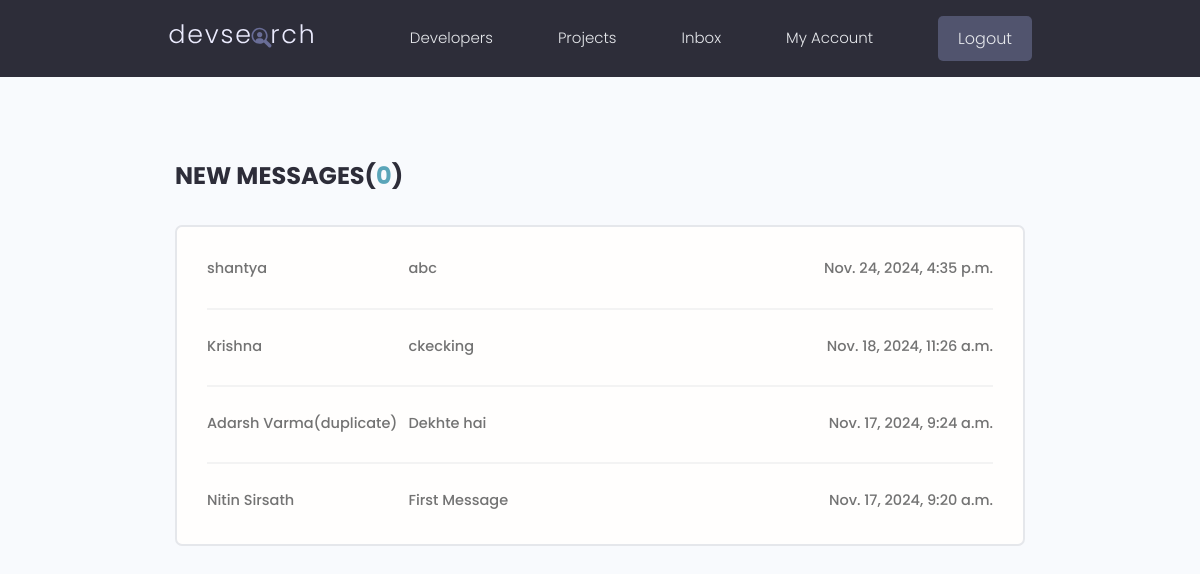
The page /inbox/ (signed in) on the database its author committed.
### users/models.py (models this page shows, shortened)
class Message(models.Model):
    sender = models.ForeignKey(Profile, related_name='sent_messages', on_delete=models.SET_NULL, null=True, blank=True)
    recipient = models.ForeignKey(Profile, related_name='received_messages', on_delete=models.SET_NULL, null=True, blank=True)
    name = models.CharField(max_length=200, null=True, blank=True)
    email = models.EmailField(max_length=200, null=True, blank=True)
    subject = models.CharField(max_length=200, null=True, blank=True)
    body = models.TextField()
    created = models.DateTimeField(auto_now_add=True)
    id = models.UUIDField(default=uuid.uuid4, unique=True, primary_key=True, editable=False)
    is_read = models.BooleanField(default=False, null=True)
    class Meta:
        ordering = ['is_read', '-created']

### users/views.py (the view)
# urls.py: path('inbox/', inbox, name='inbox'),
@login_required(login_url='login')
def inbox(request):
    profile = request.user.profile
    messageRequests = profile.received_messages.all()
    unreadCount = messageRequests.filter(is_read=False).count()
    context = {'messageRequests':messageRequests, 'unreadCount':unreadCount}
    return render(request, 'users/inbox.html', context)

### users/templates/users/inbox.html
{% extends 'main.html' %}
{% block content %}
  <main class="inbox my-xl">
    <div class="content-box">
      <h3 class="inbox__title">New Messages(<span>{{unreadCount}}</span>)</h3>
      <ul class="messages">
        {% for message in messageRequests  %}
          {% if message.is_read == False %}
          <li class="message message--unread">
          {% else %}
          <li class="message">
          {% endif %}
            <a href="{% url 'message' message.id %}">
              <span class="message__author">{{message.name}}</span>
              <span class="message__subject">{{message.subject}}</span>
              <span class="message__date">{{message.created}}</span>
            </a>
          </li>
        {% endfor %}
      </ul>
    </div>
  </main>
  {% endblock content %}

### static/styles/app.css (style rules this page uses)
:root { --color-sub: #2d2d39; }
.content-box { width: 95%; max-width: 85rem; margin: 0 auto; }
.inbox { height: 90vh; }
.inbox__title, .inbox__title span { font-size: 2.4rem; font-weight: 700; color: var(--color-sub); text-transform: uppercase; text-align: left; margin-bottom: 3rem; }
.inbox__title span { color: var(--color-main); }
.messages { list-style: none; background: var(--color-white); padding: 0.5rem 3rem; border: 2px solid var(--color-light); border-radius: 0.7rem; }
.message { padding: 2.5rem 0; }
.message > a span { font-size: 1.45rem; font-weight: 500; }
.message:not(:last-child) { border-bottom: 2px solid var(--color-white-light); }
.message > a { display: flex; gap: 1rem; }
.message__author, .message__date { flex-basis: 25%; }
.message__subject { flex-basis: 50%; }
.message__date { text-align: right; }

### static/uikit/styles/modules/_variables.css (style rules this page uses)
:root { --color-main: #5aa5b9; --color-main-light: #e6faff; --color-sub: #3f4156; --color-sub-light: #51546e; --color-sub-lighter: #ededfd; --color-text: #737373; --color-gray: #8b8b8b; --color-light: #e5e7eb; --color-light-gray: #767676; --color-bg: #f8fafd; --color-white: #fffefd; --color-white-light: #f3f3f3; --color-success: #359e64; --color-success-bg: #def8e8; --color-error: #fc4b0b; --color-error-bg: #fff2ee; --font-base: 'Poppins', arial, helvetica, 'Segoe UI', roboto, ubuntu, sans-serif; --font-monospace: 'Fira Code', 'Courier New', courier, monospace; --font-regular: 300; --font-medium: 500; --font-bold: 700; --generic-shadow: 1px 1px 5px #00000010; --generic-transition: all 0.3s ease-in-out; }

### static/uikit/styles/modules/_base.css (style rules this page uses)
* { margin: 0; padding: 0; box-sizing: border-box; text-rendering: optimizeLegibility; color: inherit; font-size: inherit; }
html { font-size: 50%; }
@media only screen and (min-width: 480px) { html { font-size: 56.25%; } }
@media only screen and (min-width: 1200px) { html { font-size: 62.5%; } }
body { line-height: 1.6; font-weight: 400; font-size: 1.5rem; color: var(--color-text); background-color: var(--color-bg); min-height: 100vh; }

### static/uikit/styles/modules/_typography.css (style rules this page uses)
* { font-family: var(--font-base); }
h3 { font-size: 3.2rem; font-weight: var(--font-medium); }
p, span, strong { font-size: 1.6rem; color: var(--color-text); font-weight: var(--font-regular); }
a { padding-bottom: 2px; text-decoration: none; display: inline-block; color: var(--color-main); font-weight: var(--font-medium); }

### static/uikit/styles/modules/_utilities.css (style rules this page uses)
.my-xl { margin: 8rem auto; }

### rows shown on the page
Message: name "shantya", subject "abc", created "Nov. 24, 2024, 4:35 p.m."
Message: name "Krishna", subject "ckecking", created "Nov. 18, 2024, 11:26 a.m."
Message: name "Adarsh Varma(duplicate)", subject "Dekhte hai", created "Nov. 17, 2024, 9:24 a.m."
Message: name "Nitin Sirsath", subject "First Message", created "Nov. 17, 2024, 9:20 a.m."

### other values the page prints
{{ unreadCount }} "0"
